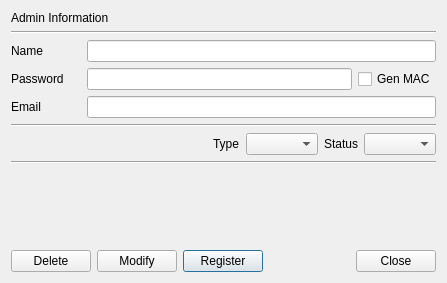
<?xml version="1.0" encoding="UTF-8"?>
<ui version="4.0">
 <class>AdminDlg</class>
 <widget class="QDialog" name="AdminDlg">
  <property name="geometry">
   <rect>
    <x>0</x>
    <y>0</y>
    <width>447</width>
    <height>283</height>
   </rect>
  </property>
  <property name="windowTitle">
   <string>Admin Dialog</string>
  </property>
  <layout class="QVBoxLayout" name="verticalLayout">
   <item>
    <widget class="QLabel" name="label_6">
     <property name="text">
      <string>Admin Information</string>
     </property>
    </widget>
   </item>
   <item>
    <widget class="Line" name="line_2">
     <property name="orientation">
      <enum>Qt::Horizontal</enum>
     </property>
    </widget>
   </item>
   <item>
    <layout class="QGridLayout" name="gridLayout">
     <property name="topMargin">
      <number>0</number>
     </property>
     <item row="0" column="0">
      <widget class="QLabel" name="label">
       <property name="minimumSize">
        <size>
         <width>70</width>
         <height>0</height>
        </size>
       </property>
       <property name="maximumSize">
        <size>
         <width>70</width>
         <height>16777215</height>
        </size>
       </property>
       <property name="text">
        <string>Name</string>
       </property>
      </widget>
     </item>
     <item row="0" column="1">
      <widget class="QLineEdit" name="mNameText">
       <property name="minimumSize">
        <size>
         <width>200</width>
         <height>0</height>
        </size>
       </property>
      </widget>
     </item>
    </layout>
   </item>
   <item>
    <layout class="QGridLayout" name="gridLayout_4">
     <property name="topMargin">
      <number>0</number>
     </property>
     <item row="0" column="0">
      <widget class="QLabel" name="label_2">
       <property name="minimumSize">
        <size>
         <width>70</width>
         <height>0</height>
        </size>
       </property>
       <property name="maximumSize">
        <size>
         <width>70</width>
         <height>16777215</height>
        </size>
       </property>
       <property name="text">
        <string>Password</string>
       </property>
      </widget>
     </item>
     <item row="0" column="1">
      <widget class="QLineEdit" name="mPasswordText">
       <property name="minimumSize">
        <size>
         <width>200</width>
         <height>0</height>
        </size>
       </property>
      </widget>
     </item>
     <item row="0" column="2">
      <widget class="QCheckBox" name="mGenPasswordMACCheck">
       <property name="text">
        <string>Gen MAC</string>
       </property>
      </widget>
     </item>
    </layout>
   </item>
   <item>
    <layout class="QGridLayout" name="gridLayout_6">
     <property name="topMargin">
      <number>0</number>
     </property>
     <item row="0" column="1">
      <widget class="QLineEdit" name="mEmailText">
       <property name="minimumSize">
        <size>
         <width>200</width>
         <height>0</height>
        </size>
       </property>
      </widget>
     </item>
     <item row="0" column="0">
      <widget class="QLabel" name="label_3">
       <property name="minimumSize">
        <size>
         <width>70</width>
         <height>0</height>
        </size>
       </property>
       <property name="maximumSize">
        <size>
         <width>70</width>
         <height>16777215</height>
        </size>
       </property>
       <property name="text">
        <string>Email</string>
       </property>
      </widget>
     </item>
    </layout>
   </item>
   <item>
    <widget class="Line" name="line_3">
     <property name="orientation">
      <enum>Qt::Horizontal</enum>
     </property>
    </widget>
   </item>
   <item>
    <layout class="QGridLayout" name="gridLayout_3">
     <property name="topMargin">
      <number>0</number>
     </property>
     <item row="0" column="2">
      <widget class="QComboBox" name="mTypeCombo">
       <property name="maximumSize">
        <size>
         <width>16777215</width>
         <height>16777215</height>
        </size>
       </property>
      </widget>
     </item>
     <item row="0" column="1">
      <widget class="QLabel" name="label_4">
       <property name="text">
        <string>Type</string>
       </property>
      </widget>
     </item>
     <item row="0" column="4">
      <widget class="QComboBox" name="mStatusCombo">
       <property name="maximumSize">
        <size>
         <width>16777215</width>
         <height>16777215</height>
        </size>
       </property>
      </widget>
     </item>
     <item row="0" column="3">
      <widget class="QLabel" name="label_5">
       <property name="text">
        <string>Status</string>
       </property>
      </widget>
     </item>
     <item row="0" column="0">
      <spacer name="horizontalSpacer_2">
       <property name="orientation">
        <enum>Qt::Horizontal</enum>
       </property>
       <property name="sizeHint" stdset="0">
        <size>
         <width>40</width>
         <height>20</height>
        </size>
       </property>
      </spacer>
     </item>
    </layout>
   </item>
   <item>
    <widget class="Line" name="line">
     <property name="orientation">
      <enum>Qt::Horizontal</enum>
     </property>
    </widget>
   </item>
   <item>
    <spacer name="verticalSpacer">
     <property name="orientation">
      <enum>Qt::Vertical</enum>
     </property>
     <property name="sizeHint" stdset="0">
      <size>
       <width>20</width>
       <height>40</height>
      </size>
     </property>
    </spacer>
   </item>
   <item>
    <layout class="QGridLayout" name="gridLayout_2">
     <property name="topMargin">
      <number>0</number>
     </property>
     <item row="0" column="4">
      <widget class="QPushButton" name="mRegisterBtn">
       <property name="text">
        <string>Register</string>
       </property>
      </widget>
     </item>
     <item row="0" column="6">
      <widget class="QPushButton" name="mCloseBtn">
       <property name="text">
        <string>Close</string>
       </property>
      </widget>
     </item>
     <item row="0" column="3">
      <widget class="QPushButton" name="mModifyBtn">
       <property name="text">
        <string>Modify</string>
       </property>
      </widget>
     </item>
     <item row="0" column="2">
      <widget class="QPushButton" name="mDeleteBtn">
       <property name="text">
        <string>Delete</string>
       </property>
      </widget>
     </item>
     <item row="0" column="5">
      <spacer name="horizontalSpacer">
       <property name="orientation">
        <enum>Qt::Horizontal</enum>
       </property>
       <property name="sizeHint" stdset="0">
        <size>
         <width>40</width>
         <height>20</height>
        </size>
       </property>
      </spacer>
     </item>
    </layout>
   </item>
  </layout>
 </widget>
 <tabstops>
  <tabstop>mNameText</tabstop>
  <tabstop>mPasswordText</tabstop>
  <tabstop>mGenPasswordMACCheck</tabstop>
  <tabstop>mEmailText</tabstop>
  <tabstop>mTypeCombo</tabstop>
  <tabstop>mStatusCombo</tabstop>
  <tabstop>mDeleteBtn</tabstop>
  <tabstop>mModifyBtn</tabstop>
  <tabstop>mRegisterBtn</tabstop>
  <tabstop>mCloseBtn</tabstop>
 </tabstops>
 <resources/>
 <connections/>
</ui>
